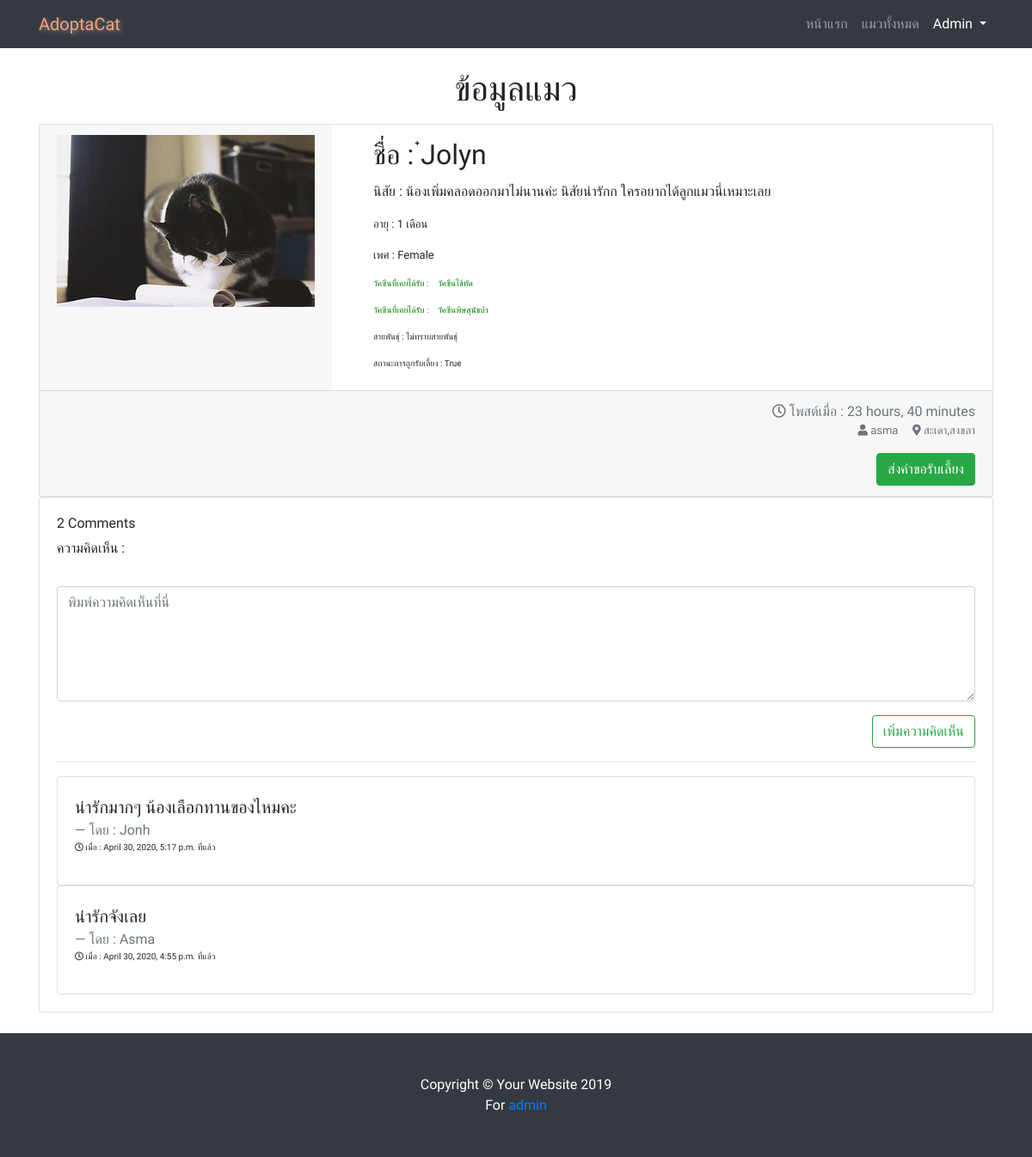
//catinfo/4/ (signed in), run on the app's committed database.
### adoption/models.py (models this page shows, shortened)
class Cat(models.Model):
    GENDER = (
        ('Male', 'ผู้'),
        ('Female', 'เมีย'),
    )
    name = models.CharField(max_length=30,null=True)
    age = models.PositiveIntegerField()
    gender = models.CharField(max_length=10,choices=GENDER)
    breed = models.ForeignKey(Breed,null=True,on_delete=models.SET_NULL)
    color = models.ManyToManyField(Color)
    vaccines = models.ManyToManyField(Vaccine, blank=True)
    nature = models.TextField(max_length=200)
    location = models.CharField(max_length=100)
    entrydate = models.DateTimeField(auto_now_add=True)
    poster = models.ForeignKey(User ,on_delete=models.CASCADE)
    image = ProcessedImageField(default='default.jpg', upload_to='cat_pics',processors=[ResizeToFill(300,200)],format='JPEG',options={'quality': 120})
    status = models.BooleanField(default=False)

class Vaccine(models.Model):
    name = models.CharField(max_length=50)
    def __str__(self):
        return self.name

class Breed(models.Model):
    breed_type = models.CharField(max_length=50)
    def __str__(self):
        return self.breed_type

class Comment(models.Model):
    user = models.ForeignKey(User, on_delete=models.CASCADE)
    timestamp = models.DateTimeField(auto_now_add=True)
    content = models.TextField(default='ความคิดเห็น',max_length=300)
    post = models.ForeignKey(Cat,related_name='comments' ,on_delete=models.CASCADE)

### adoption/views.py (the view)
# urls.py: path('/catinfo/<id>/', views.catinfo, name='catinfo'),
@login_required
def catinfo(request,id):
    cat = get_object_or_404(Cat,id=id)
    comments = Comment.objects.filter(post=cat).order_by('-timestamp')
    if request.method =='POST':
        comment_form = CommentForm(request.POST or None)
        if comment_form.is_valid():
            content = request.POST.get('content')
            comment = Comment.objects.create(post=cat, user=request.user, content=content)
            comment.save()
            return redirect(reverse("catinfo", kwargs={
                'id': cat.pk
            }))
    else:
        comment_form=CommentForm()
    context = {
        'catinfo':cat,
        'comments':comments,
        'comment_form':comment_form,
        }
    return render(request,'adoption/catinfo.html',context)

### adoption/forms.py
class CommentForm(forms.ModelForm):
    content = forms.CharField(widget=forms.Textarea(attrs={
        'class':'form-control',
        'placeholder': 'พิมพ์ความคิดเห็นที่นี่',
        'rows':'5',
    }))
    class Meta:
        model = Comment
        fields = ('content',)

### adoption/templates/adoption/catinfo.html (shortened to what this page needs)
{% extends 'base.html' %}
{% load static %}
{% block content %}
<br>
<div class="container">
    <h1 style="text-align: center;">ข้อมูลแมว</h1>
    <div class="card flex-row flex-wrap">
        <div class="card-header border-0">
            <img src="{{ catinfo.image.url }}" alt="catpic">
        </div>
        <div class="card-block px-5">
            <h2 class="card-title">ชื่อ : {{ catinfo.name }}</h2>
            <p class="card-text">นิสัย : {{ catinfo.nature }}</p>
            <div style="font-size:small;">
            <p class="card-text">อายุ : {{ catinfo.age }} เดือน</p>
            <p class="card-text">เพศ : {{ catinfo.gender }}</p>
              <div style="font-size: x-small;">
                {% for vac in catinfo.vaccines.all %}
                  <p class="card-text" style="color: green; ">วัคซีนที่เคยได้รับ :&emsp;{{ vac }}</p>
                {% endfor %}
                <p class="card-text">สายพันธุ์ : {{ catinfo.breed }} </p>
                <p class="card-text">สถานะการถูกรับเลี้ยง : {{ catinfo.status }}</p>
              </div>
                </div>
            <br>
        </div>
        <div class="w-100">
        <div class="card-footer w-100 text-muted">
        <div style="text-align: right;">
            <i class="far fa-clock"></i> โพสต์เมื่อ : {{ catinfo.entrydate|timesince }}
        </div>
        <div style="text-align: right; font-size:small ;"><i class="fas fa-user"></i>  {{ catinfo.poster }} &emsp;<i class="fas fa-map-marker-alt"></i>  {{ catinfo.location }}
                {% if catinfo.poster == user %}
                    <div></div>
                {% else %}
                    <a href="#" class="btn btn-success" role="button" >ส่งคำขอรับเลี้ยง</a>
                {% endif %}
            </div>
        </div>
        </div>
    </div>
<div class="card card-body">
  <div class="post-comments">
    <header>
        <h3 class="h6">{{ comments.count }} Comment{{ comments|pluralize }}</h3>
      </header>
    {% if request.user.is_authenticated %}
      <form method="POST">
        <div class="post-comments">
          <label>ความคิดเห็น :</label>
          <p>&emsp;&emsp;
          {{ comment_form.content }}</p>
        </div>
        <div style="text-align: right;">
        <input type="submit" role="button" class="btn btn-outline-success" value="เพิ่มความคิดเห็น">
        </div>
      </form>
    {% endif %}
    <hr width="100%">
    {% for comment in comments %}
    <div class="card card-body">
    <blockquote class="blockquote">
        <p class="mb-0">{{ comment.content }}</p>
        <footer class="blockquote-footer">โดย :  {{ comment.user|capfirst }}</footer>
        <div style="font-size:x-small;"><i class="far fa-clock"></i> เมื่อ : {{ comment.timestamp }} ที่แล้ว</div>
    </blockquote>
</div>
    {% endfor %}
  </div>
</div>
</div>
<br>
{% endblock %}

### adoption/templates/base.html (shortened to what this page needs)
{% load static %}
<!DOCTYPE html>
<html lang="en">
<head>
    <link href="{% static 'vendor/bootstrap/css/bootstrap.min.css' %}" rel="stylesheet">
    <link rel="stylesheet" href="https://use.fontawesome.com/releases/v5.8.1/css/all.css">
    <link href="{% static 'css/business-frontpage.css' %}" rel="stylesheet">
</head>
<body>
    <nav class="navbar navbar-expand-lg navbar-dark bg-dark fixed-top">
    <div class="container">
      <a  style="color: rgb(251, 160, 127); text-shadow: 2px 2px 5px grey;" class="navbar-brand" href="{% url 'home' %}">AdoptaCat</a>
      <div class="collapse navbar-collapse" id="navbarResponsive">
        <ul class="navbar-nav ml-auto">
          <li class="nav-item ">
            <a class="nav-link" href="{% url 'home' %}">หน้าแรก
            </a>
          </li>
          <li class="nav-item">
            <a class="nav-link" href="{% url 'catlist' %}">แมวทั้งหมด</a>
          </li>
          {% if user.is_authenticated %}
              <li class="nav-item dropdown">
                <a class="nav-link dropdown-toggle" style="color: white;" href="#" id="navbarDropdown" role="button" data-toggle="dropdown" aria-haspopup="true" aria-expanded="false">
                  {{ user.username|capfirst }}
                </a>
              </li>
              {% endif %}
        </ul>
      </div>
    </div>
    </nav>
        {% block content %}
        {% endblock %}
    <footer class="py-5 bg-dark">
        <div class="container">
        <p class="m-0 text-center text-white">Copyright &copy; Your Website 2019</p>
        <p class="m-0 text-center text-white">For <a href="{% url 'admin:index' %}">admin</a></p>
        </div>
    </footer>
</body>
</html>

### staticfiles/css/business-frontpage.css (style rules this page uses)
body { padding-top: 56px; }

### adoption/templates/base.html (style rules this page uses)
body { font-family: 'Prompt', sans-serif; }

### data on the page
Cat: image (picture), name "๋Jolyn", nature "น้องเพิ่มคลอดออกมาไม่นานค่ะ นิสัยน่ารักก ใครอยากได้ลูกแมวนี่เหมาะเลย", age "1", gender "Female", breed "ไม่ทราบสายพันธุ์", status "True", entrydate "23 hours, 40 minutes", poster "asma", location "สะเดา,สงขลา"
Vaccine: name "วัคซีนไข้หัด"
Vaccine: name "วัคซีนพิษสุนัขบ้า"
Comment: content "น่ารักมากๆ น้องเลือกทานของไหมคะ", user "Jonh", timestamp "April 30, 2020, 5:17 p.m."
Comment: content "น่ารักจังเลย", user "Asma", timestamp "April 30, 2020, 4:55 p.m."

### other printed values
{{ user.username|capfirst }} "Admin"
{{ comments.count }} "2"
